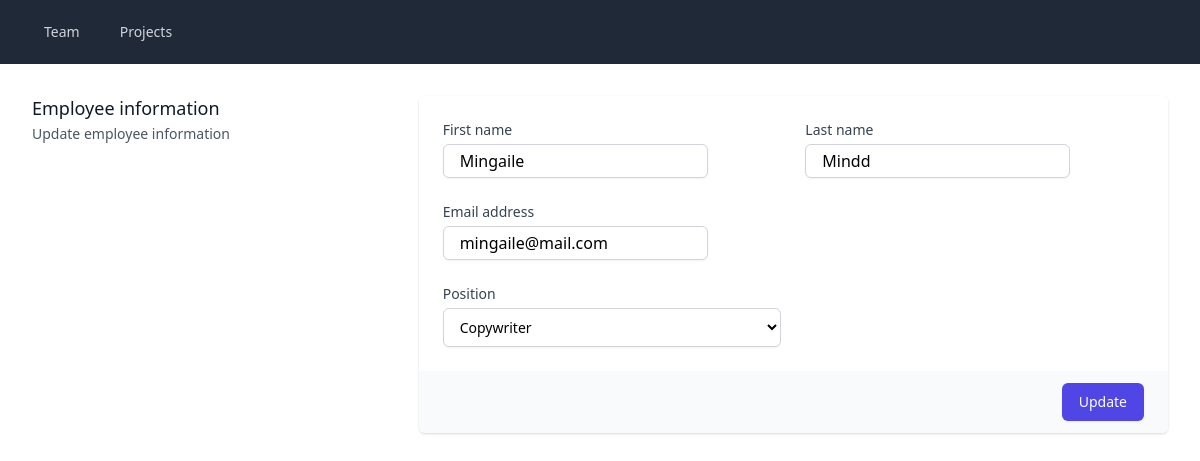
The app's page /edit.php?q=employees&id=3 with its own data.
### tables this page shows
CREATE TABLE employees (
    id INT UNSIGNED AUTO_INCREMENT PRIMARY KEY,
    firstname VARCHAR(50) NOT NULL,
    lastname VARCHAR(50) NOT NULL,
    email VARCHAR(50) NOT NULL,
    position VARCHAR(50) NOT NULL
);

### config/database.php (called while the page is built)
<?php declare( strict_types = 1 );
$host       = "localhost:3306";
$dbname     = "sprint2";
$username   = "root";
$password   = "secret";
$dsn        = "mysql:host=$host;dbname=$dbname";
$options    = array(
                PDO::ATTR_ERRMODE => PDO::ERRMODE_EXCEPTION
              );

### classes/DatabaseClass.php (called while the page is built, shortened)
<?php declare(strict_types = 1);
class Database
{
    private $connection = null;
    public function __construct($dsn, $username, $password, $options)
    {
        try{
            $this->connection = new PDO($dsn, $username, $password, $options);
            $this->connection->setAttribute(PDO::ATTR_ERRMODE, PDO::ERRMODE_EXCEPTION);
            $this->connection->setAttribute(PDO::ATTR_DEFAULT_FETCH_MODE, PDO::FETCH_ASSOC);
        } catch(Exception $e){
            throw new Exception($e->getMessage());
        }
    }
    public function fetchSingle($statement = "" , $parameters = [])
    {
        try{
            $sth = $this->executeStatement( $statement , $parameters );
            return $sth->fetch();
        } catch(Exception $e){
            throw new Exception($e->getMessage());
        }
    }
    private function executeStatement($statement = "" , $parameters = [])
    {
        try{
            $stmt = $this->connection->prepare($statement);
            foreach($parameters as $key => $value) {
                $stmt->bindParam($key, $value);
            }
            $stmt->execute($parameters);
            return $stmt;
        }catch(Exception $e){
            throw new Exception($e->getMessage());
        }
    }
}

### helpers/helpers.php (called while the page is built, shortened)
<?php declare(strict_types = 1);
function escape($html) {
  return htmlspecialchars($html, ENT_QUOTES | ENT_SUBSTITUTE, "UTF-8");
}

### edit.php (the view, shortened to what this page needs)
<?php declare(strict_types = 1);
    require "classes/DatabaseClass.php";
    require "config/database.php";
    require "helpers/helpers.php";
    $db = new \App\Database($dsn, $username, $password, $options);
    if (isset($_GET['q']) && isset($_GET['id'])) {
        $query  = $_GET['q'];
        $id     = $_GET['id'];
        if ($query === 'employees') {
            $sql = "SELECT * FROM employees WHERE id = :id";
            $employee = $db->fetchSingle($sql, array('id' => $id));
        }
    }
?>
<?php include "templates/header.php"; ?>
<div class="mt-10 sm:mt-0 pt-8">
  <div class="md:grid md:grid-cols-3 md:gap-6">
    <div class="md:col-span-1">
      <div class="px-4 sm:px-0">
        <?php if($_GET['q'] === 'employees') : ?>
            <h3 class="text-lg font-medium leading-6 text-gray-900">Employee information</h3>
            <p class="mt-1 text-sm text-gray-600">
                Update employee information
            </p>
        <?php endif; ?>
      </div>
    </div>
    <div class="mt-5 md:mt-0 md:col-span-2">
      <?php if($query === 'employees') : ?>
        <form method="POST">
            <div class="shadow overflow-hidden sm:rounded-md">
            <div class="px-4 py-5 bg-white sm:p-6">
                <div class="grid grid-cols-6 gap-6">
                <div class="col-span-6 sm:col-span-3">
                    <label for="firstname" class="block text-sm font-medium text-gray-700">First name</label>
                    <input type="text" name="firstname" id="firstname" value="<?php echo escape($employee['firstname']); ?>" autocomplete="given-name" class="border border-gray-300 shadow-sm rounded-md mt-1 px-4 py-1 focus:border-indigo-500">
                </div>
                <div class="col-span-6 sm:col-span-3">
                    <label for="lastname" class="block text-sm font-medium text-gray-700">Last name</label>
                    <input type="text" name="lastname" value="<?php echo escape($employee['lastname']); ?>" id="lastname" autocomplete="family-name" class="border border-gray-300 shadow-sm rounded-md mt-1 px-4 py-1 focus:border-indigo-500">
                </div>
                <div class="col-span-6 sm:col-span-4">
                    <label for="email" class="block text-sm font-medium text-gray-700">Email address</label>
                    <input type="email" name="email" id="email" value="<?php echo escape($employee['email']); ?>" autocomplete="email" class="border border-gray-300 shadow-sm rounded-md mt-1 px-4 py-1 focus:border-indigo-500">
                </div>
                <div class="col-span-6 sm:col-span-3">
                    <label for="position" class="block text-sm font-medium text-gray-700">Position</label>
                    <select id="position" name="position" autocomplete="position" class="mt-1 block w-full py-2 px-3 border border-gray-300 bg-white rounded-md shadow-sm focus:outline-none focus:ring-indigo-500 focus:border-indigo-500 sm:text-sm">
                        <option value="Copywriter" <?php echo $employee['position'] === 'Copywriter' ? 'selected' : ''; ?> >Copywriter </option>
                    </select>
                </div>
                </div>
            </div>
            <div class="px-4 py-3 bg-gray-50 text-right sm:px-6">
                <input type="submit" name="submit" value="Update" class="inline-flex justify-center py-2 px-4 border border-transparent shadow-sm text-sm font-medium rounded-md text-white bg-indigo-600 hover:bg-indigo-700 focus:outline-none focus:ring-2 focus:ring-offset-2 focus:ring-indigo-500" />
            </div>
            </div>
        </form>
      <?php endif; ?>
    </div>
  </div>
</div>
<?php include "templates/footer.php"; ?>

### records on screen
employees: firstname "Mingaile", lastname "Mindd", email "mingaile@mail.com", position "Copywriter"
